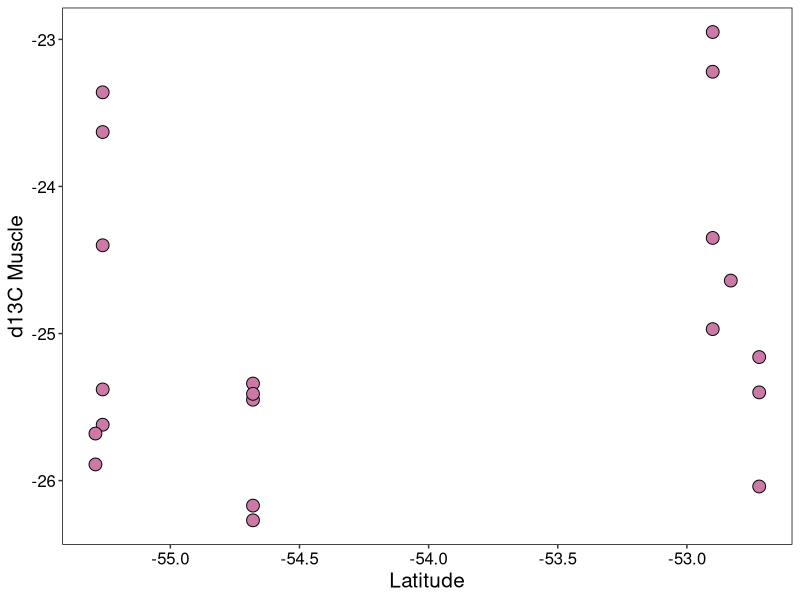
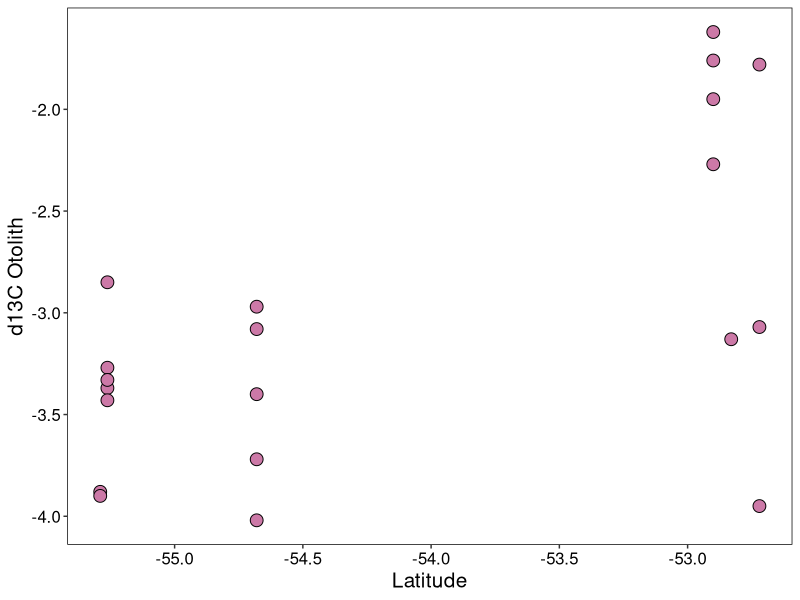

Write the R code that produced these figures, in order.
#### ANOVA - Difference in PRM Muscle with Location ####

library(tidyverse)

# Load and check data

myct <- read.csv("Data/Myctophids_M_Temp_Bel.csv")
glimpse(myct)

# Get PRM

PRM <- filter(myct, Label == "PRM")
glimpse(PRM)

#### Muscle d13C vs. Latitude ####

PRM_col <- c("#CC79A7")

PRM_plot <- ggplot(PRM, aes(Lat_dec.x.x, d13C_musc)) +
  scale_fill_manual(values = PRM_col) +
  scale_colour_manual(values = PRM_col) +
  geom_point(aes(fill = sciname, shape = sciname), size = 4) + # Colour points according to species
  # Customise the theme
  scale_shape_manual(values = c(21)) +
  # Add labels
  xlab("Latitude") +
  ylab("d13C Muscle") +
  theme(panel.background = element_blank(), # Keep the background blank
        text = element_text(size = 15),
        panel.border = element_rect(colour = "black", fill = NA),
        legend.position = "none",
        plot.title = element_text(face = "italic", hjust = 0.5),
        axis.text.x = element_text(colour = "black"),
        axis.text.y = element_text(colour = "black"))  # Print the minor gridlines

PRM_plot

musc_mod <- lm(d13C_musc ~ Lat_dec.x.x, data = PRM)
summary(musc_mod)

#### Otolith d13C vs. Latitude ####

PRM_plot <- ggplot(PRM, aes(Lat_dec.x.x, d13C)) +
  scale_fill_manual(values = PRM_col) +
  scale_colour_manual(values = PRM_col) +
  geom_point(aes(fill = sciname, shape = sciname), size = 4) + # Colour points according to species
  # Customise the theme
  scale_shape_manual(values = c(21)) +
  # Add labels
  xlab("Latitude") +
  ylab("d13C Otolith") +
  theme(panel.background = element_blank(), # Keep the background blank
        text = element_text(size = 15),
        panel.border = element_rect(colour = "black", fill = NA),
        legend.position = "none",
        plot.title = element_text(face = "italic", hjust = 0.5),
        axis.text.x = element_text(colour = "black"),
        axis.text.y = element_text(colour = "black"))  # Print the minor gridlines

PRM_plot

oto_mod <- lm(d13C ~ Lat_dec.x.x, data = PRM)
summary(oto_mod)
